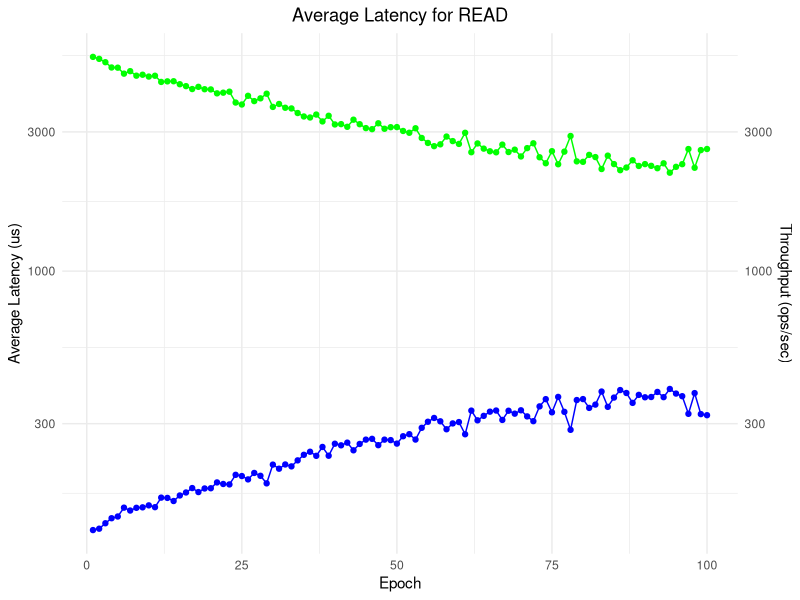

Reproduce this figure in R. (Note: this script raises an error after producing the figure.)
# Required Libraries
library(ggplot2)
library(tidyverse)
library(zoo)

# Setting working directory
setwd("~/Documents/Git_Repos/Develop/YCSB-IVS/analysis/Data")

# Read output data
data = read.csv("all_experiments_1.csv")
head(data)

# Replace 0 values with non-zero value correspond to the experiment
repeat_non_zero = function(column) {
  n = length(column)
  status = rep(0,n)
  for (i in 1:n) {
    if (column[i] != 0 && status[i] == 0) {
      if (i + 1 <= n && column[i + 1] == 0 && status[i + 1] == 0) {
        column[i + 1] = column[i]
        status[i + 1] = 1
      }
      if (i + 2 <= n && column[i + 2] == 0 && status[i + 2] == 0) {
        column[i + 2] = column[i]
        status[i + 2] = 1
      }
    }
  }
  return(column)
}


data = data %>%
  select(-Insertprop) %>%
  mutate(Extendprop = repeat_non_zero(Extendprop))
  
# Latency for READ
READ_data = data %>%
              filter(Phase=="run",Operation=="READ")
              
# Create the plot
ggplot(READ_data, aes(x = Epoch)) +
  geom_line(aes(y = AverageLatency.us.), color = "blue") +
  geom_point(aes(y = AverageLatency.us.), color = "blue") +
  geom_line(aes(y = Throughput.ops.sec.), color = "green") + # Multiply throughput to adjust scale
  geom_point(aes(y = Throughput.ops.sec.), color = "green") +
  scale_y_log10(
    name = "Average Latency (us)",
    sec.axis = sec_axis(~., name = "Throughput (ops/sec)")
  ) +
  labs(
    title = "Average Latency for READ",
    x = "Epoch"
  ) +
  theme_minimal() +
  theme(plot.title = element_text(hjust = 0.5))  

# Latency for UPDATE
UPDATE_data = data %>%
  filter(Phase=="run",Operation=="UPDATE") 

# Plot average latency (us)  
ggplot(UPDATE_data, aes(x = Extendprop, y = Extendvaluesize, fill = AverageLatency.us.)) +
  geom_tile() +
  scale_fill_gradient(low = "yellow", high = "purple") +
  geom_text(aes(label = sprintf("%.2f", AverageLatency.us.)), size = 3, color = "black") +
  labs(
    title = "Heatmap of Average Latency for UPDATE",
    x = "Extendprop",
    y = "Extendvaluesize",
    fill = "Avg Latency (us)"
  ) +
  theme_minimal() +
  theme(plot.title = element_text(hjust = 0.5))
